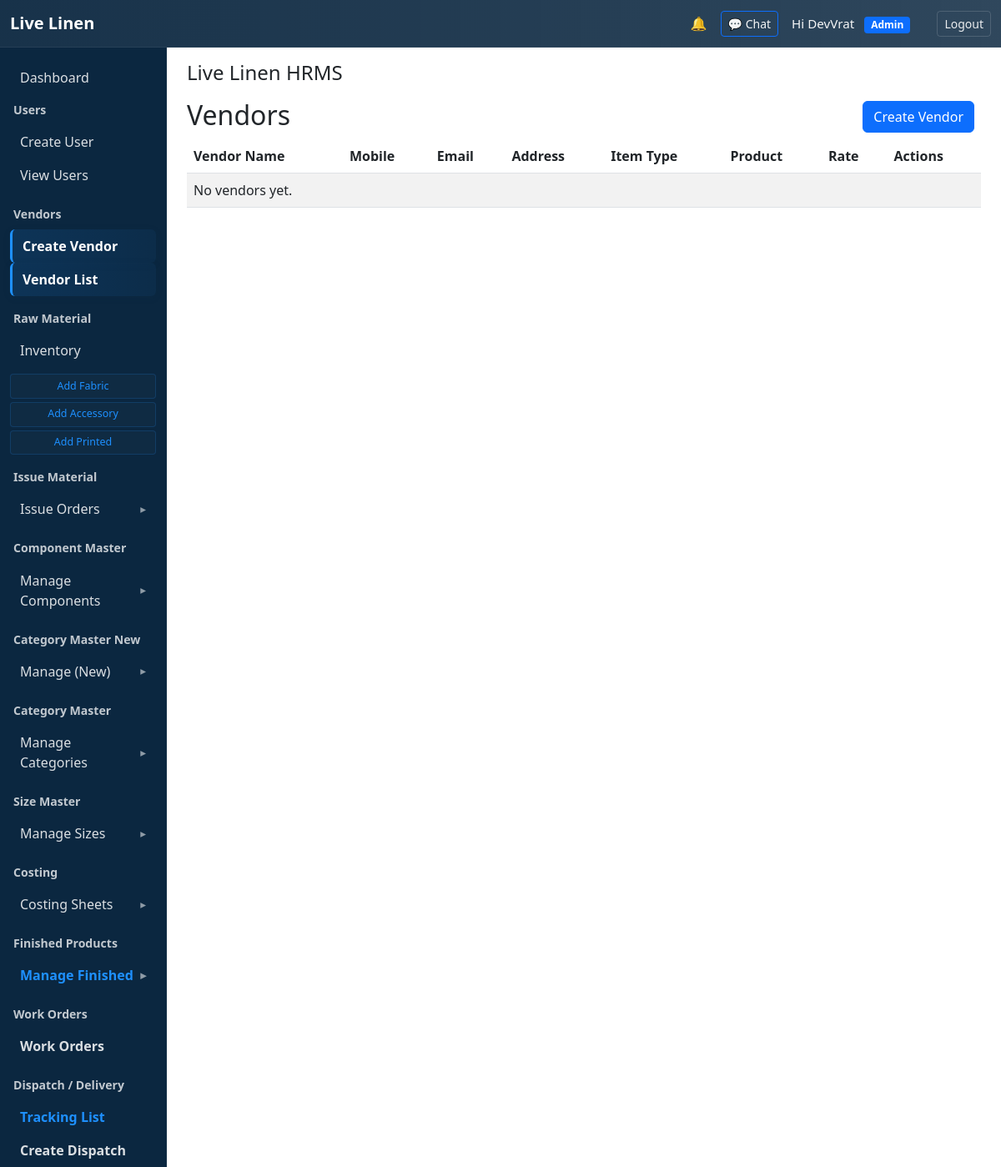
/vendors/ (signed in), run on an earlier commit of the app's database.
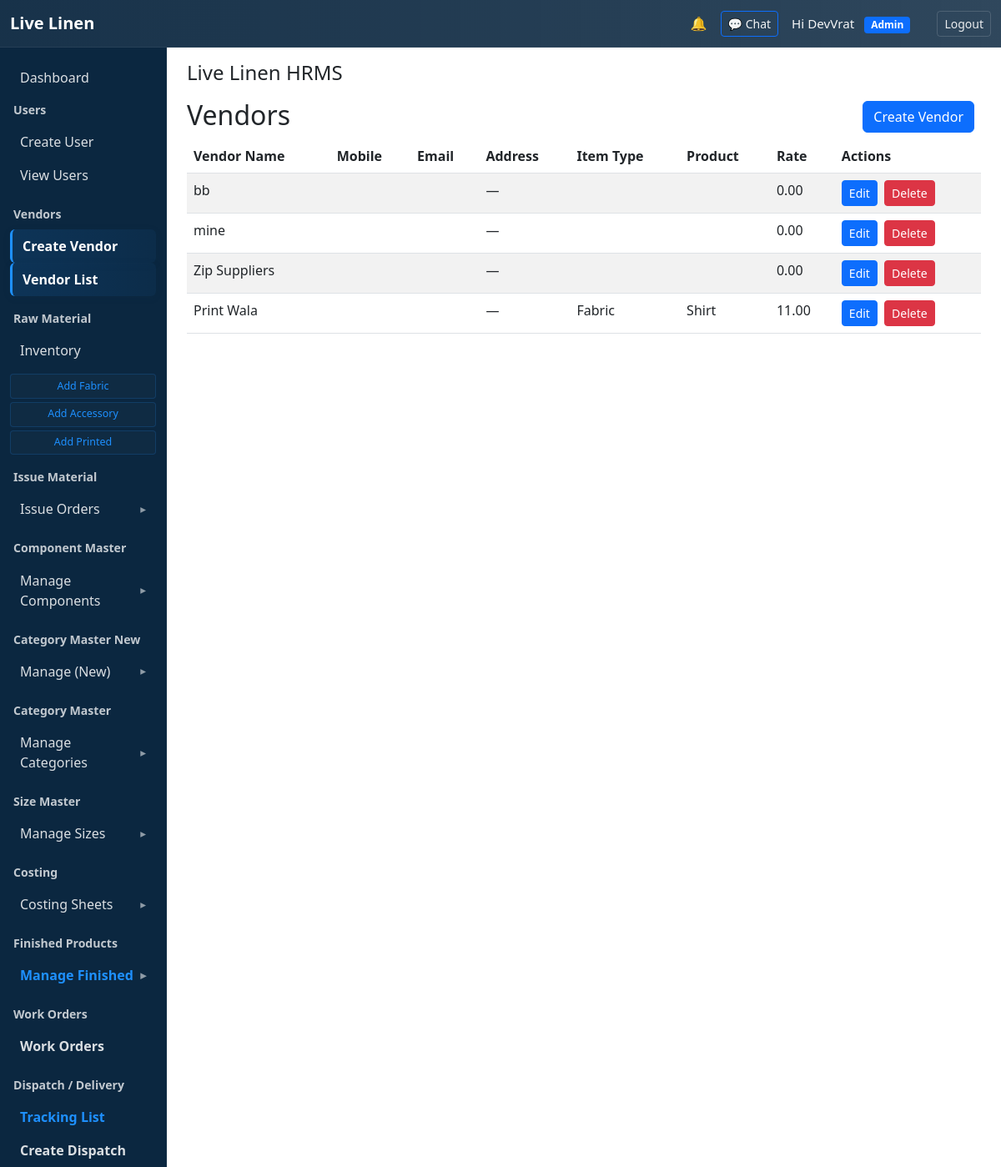
And on a later commit of the database.
### vendors/models.py (models this page shows, shortened)
class Vendor(models.Model):
    ITEM_CHOICES = [
        ('Fabric', 'Fabric'),
        ('Accessories', 'Accessories'),
        ('Print', 'Print'),
        ('Dyeing', 'Dyeing'),
    ]
    vendor_name = models.CharField(max_length=200)
    mobile_no = models.CharField(max_length=15, blank=True)
    email = models.EmailField(blank=True)
    address = models.TextField(blank=True)
    item_type = models.CharField(max_length=32, choices=ITEM_CHOICES)
    product = models.CharField(max_length=200)
    rate = models.DecimalField(max_digits=12, decimal_places=2, help_text='Rate per unit')
    created_at = models.DateTimeField(auto_now_add=True)

### vendors/views.py (the view)
# urls.py: path("", views.vendor_list, name="list"),
@login_required
def vendor_list(request):
    vendors = Vendor.objects.all().order_by("-created_at")
    can_edit = request.user.is_superuser or request.user.groups.filter(name__in=["Admin", "Manager"]).exists()
    can_create = request.user.is_superuser or request.user.groups.filter(name__in=["Admin", "Manager", "Employee"]).exists()
    can_delete = request.user.is_superuser or request.user.groups.filter(name="Admin").exists()
    return render(
        request,
        "vendors/vendor_list.html",
        {
            "vendors": vendors,
            "can_edit": can_edit,
            "can_create": can_create,
            "can_delete": can_delete,
        },
    )

### core/context_processors.py (called while the page is built)
def unread_notifications_count(request):
    if not getattr(request, 'user', None) or not request.user.is_authenticated:
        return {'unread_notifications_count': 0}
    try:
        unread = request.user.notifications.filter(is_read=False).count()
    except Exception:
        unread = 0
    return {'unread_notifications_count': unread}

### templates/vendors/vendor_list.html (shortened to what this page needs)
{% extends 'base.html' %}
{% block content %}
<h2 class="d-flex align-items-center justify-content-between">
  <span>Vendors</span>
  <span>
    {% if can_create %}
      <a class="btn btn-primary me-2" href="{% url 'vendors:create' %}">Create Vendor</a>
    {% endif %}
  </span>
</h2>
<table class="table table-striped">
  <thead>
    <tr>
      <th>Vendor Name</th>
      <th>Mobile</th>
      <th>Email</th>
      <th>Address</th>
      <th>Item Type</th>
      <th>Product</th>
      <th>Rate</th>
      <th>Actions</th>
    </tr>
  </thead>
  <tbody>
    {% for v in vendors %}
      <tr>
        <td>{{ v.vendor_name }}</td>
        <td>{{ v.mobile_no }}</td>
        <td>{{ v.email }}</td>
        <td>{{ v.address|default:"—" }}</td>
        <td>{{ v.item_type }}</td>
        <td>{{ v.product }}</td>
        <td>{{ v.rate }}</td>
        <td>
          {% if can_edit %}
            <a class="btn btn-sm btn-primary" href="{% url 'vendors:edit' v.pk %}">Edit</a>
          {% endif %}
          {% if can_delete %}
            <form method="post" action="{% url 'vendors:delete' v.pk %}" class="d-inline ms-1 delete-vendor-form">
              <button
                type="submit"
                class="btn btn-sm btn-danger"
                onclick="return confirm('Are you sure you want to permanently delete this vendor?');">
                Delete
              </button>
            </form>
          {% endif %}
        </td>
      </tr>
    {% empty %}
      <tr><td colspan="8">No vendors yet.</td></tr>
    {% endfor %}
  </tbody>
</table>
{% endblock %}

What changed in the data, as far as the page shows it:
added Vendor: vendor_name "bb", address "—", rate "0.00"
added Vendor: vendor_name "mine", address "—", rate "0.00"
added Vendor: vendor_name "Zip Suppliers", address "—", rate "0.00"
added Vendor: vendor_name "Print Wala", address "—", item_type "Fabric", product "Shirt", rate "11.00"
Also different on the page:
text no longer shown: "No vendors yet."
